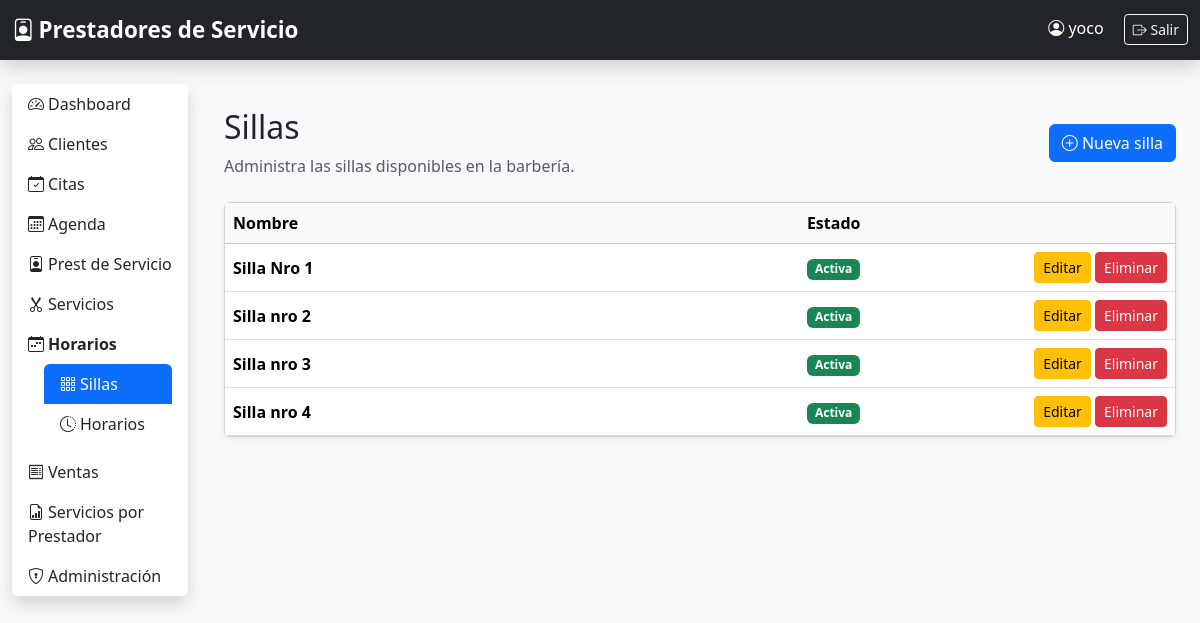
Screenshot of /horarios/sillas/ (signed in) with the database file from the repository.
### seguridad/models.py (models this page shows, shortened)
class Usuario(AbstractUser):
    telefono = models.CharField(max_length=20, blank=True)

### horarios/models.py (models this page shows, shortened)
class Silla(models.Model):
    nombre = models.CharField(
        max_length=50,
        unique=True,
        verbose_name="Nombre",
    )
    activa = models.BooleanField(
        default=True,
        verbose_name="Activa",
    )
    class Meta:
        ordering = ["nombre"]
        verbose_name = "Silla"
        verbose_name_plural = "Sillas"

### horarios/views.py (the view)
@login_required
def listar_sillas(request):
    sillas = Silla.objects.all().order_by("nombre")
    contexto = {
        "sillas": sillas,
        "titulo": "Sillas",
        "descripcion": (
            "Administra las sillas disponibles en la barbería."
        ),
    }
    return render(
        request,
        "horarios/sillas/lista.html",
        contexto,
    )

### horarios/templates/horarios/sillas/lista.html (shortened to what this page needs)
{% extends "base.html" %}
{% block content %}
<div class="container py-4">
    <div class="d-flex justify-content-between align-items-center mb-4">
        <div>
            <h2>{{ titulo }}</h2>
            <p class="text-muted mb-0">{{ descripcion }}</p>
        </div>
        <a href="{% url 'horarios:crear_silla' %}"
           class="btn btn-primary">
            <i class="bi bi-plus-circle"></i>
            Nueva silla
        </a>
    </div>
    <div class="card shadow-sm">
        <div class="table-responsive">
            <table class="table table-hover align-middle mb-0">
                <thead class="table-light">
                    <tr>
                        <th>Nombre</th>
                        <th class="text-center">Estado</th>
                        <th width="180"></th>
                    </tr>
                </thead>
                <tbody>
                {% for silla in sillas %}
                    <tr>
                        <td>
                            <strong>{{ silla.nombre }}</strong>
                        </td>
                        <td class="text-center">
                            {% if silla.activa %}
                                <span class="badge bg-success">
                                    Activa
                                </span>
                            {% else %}
                                <span class="badge bg-secondary">
                                    Inactiva
                                </span>
                            {% endif %}
                        </td>
                        <td class="text-end">
                            <a href="{% url 'horarios:editar_silla' silla.id %}"
                               class="btn btn-sm btn-warning">
                                Editar
                            </a>
                            <a href="{% url 'horarios:eliminar_silla' silla.id %}"
                               class="btn btn-sm btn-danger">
                                Eliminar
                            </a>
                        </td>
                    </tr>
                {% empty %}
                    <tr>
                        <td colspan="3" class="text-center py-5">
                            No existen sillas registradas.
                        </td>
                    </tr>
                {% endfor %}
                </tbody>
            </table>
        </div>
    </div>
</div>
{% endblock %}

### templates/base.html (shortened to what this page needs)
{% load static %}
<!DOCTYPE html>
<html lang="es">
<head>
    <link href="https://cdn.jsdelivr.net/npm/bootstrap@5.3.7/dist/css/bootstrap.min.css" rel="stylesheet">
    <link href="https://cdn.jsdelivr.net/npm/bootstrap-icons@1.13.1/font/bootstrap-icons.min.css" rel="stylesheet">
    <link rel="stylesheet" href="{% static 'css/style.css' %}">
</head>
<body class="bg-light">
<nav class="navbar navbar-expand-lg navbar-dark bg-dark shadow">
    <div class="container-fluid">
        <a class="navbar-brand fw-bold" href="{% url 'dashboard' %}">
            <i class="bi bi-person-badge me-1"></i>Prestadores de Servicio
        </a>
        <div class="ms-auto">
            {% if user.is_authenticated %}
                <span class="text-white me-3">
                    <i class="bi bi-person-circle"></i>
                    {% if user.first_name or user.last_name %}
                        {{ user.first_name }} {{ user.last_name }}
                    {% else %}
                        {{ user.username }}
                    {% endif %}
                </span>
                <a href="{% url 'cerrar_sesion' %}" class="btn btn-outline-light btn-sm">
                    <i class="bi bi-box-arrow-right"></i> Salir
                </a>
            {% endif %}
        </div>
    </div>
</nav>
<div class="container-fluid mt-4">
    <div class="row">
        {% if user.is_authenticated %}
            <div class="col-md-2 mb-4">
                <div class="list-group shadow">
                    <a href="{% url 'dashboard' %}" class="list-group-item list-group-item-action {% if request.resolver_match.url_name == 'dashboard' %}active{% endif %}">
                        <i class="bi bi-speedometer2 me-1"></i>Dashboard
                    </a>
                    <a href="{% url 'clientes:lista_clientes' %}" class="list-group-item list-group-item-action {% if request.resolver_match.namespace == 'clientes' %}active{% endif %}">
                        <i class="bi bi-people me-1"></i>Clientes
                    </a>
                    <a href="{% url 'citas:listar_citas' %}" class="list-group-item list-group-item-action {% if request.resolver_match.namespace == 'citas' and request.resolver_match.url_name == 'listar_citas' %}active{% endif %}">
                        <i class="bi bi-calendar-check me-1"></i>Citas
                    </a>
                    <a href="{% url 'citas:agenda_citas' %}" class="list-group-item list-group-item-action {% if request.resolver_match.namespace == 'citas' and request.resolver_match.url_name == 'agenda_citas' %}active{% endif %}">
                        <i class="bi bi-calendar3 me-1"></i>Agenda
                    </a>
                    <a href="{% url 'barberos:lista_barberos' %}" class="list-group-item list-group-item-action {% if request.resolver_match.namespace == 'barberos' %}active{% endif %}">
                        <i class="bi bi-person-badge me-1"></i>Prest de Servicio
                    </a>
                    <a href="{% url 'servicios:lista' %}" class="list-group-item list-group-item-action {% if request.resolver_match.namespace == 'servicios' %}active{% endif %}">
                        <i class="bi bi-scissors me-1"></i>Servicios
                    </a>
                    <div class="list-group-item">
                        <div class="fw-bold mb-2"><i class="bi bi-calendar-week me-1"></i>Horarios</div>
                        <div class="list-group ms-3">
                            <a href="{% url 'horarios:listar_sillas' %}" class="list-group-item list-group-item-action {% if request.resolver_match.url_name == 'listar_sillas' or request.resolver_match.url_name == 'crear_silla' or request.resolver_match.url_name == 'editar_silla' or request.resolver_match.url_name == 'eliminar_silla' or request.resolver_match.url_name == 'cambiar_estado_silla' %}active{% endif %}">
                                <i class="bi bi-grid-3x3-gap me-1"></i>Sillas
                            </a>
                            <a href="{% url 'horarios:listar_horarios' %}" class="list-group-item list-group-item-action ">
                                <i class="bi bi-clock-history me-1"></i>Horarios
                            </a>
                        </div>
                    </div>
                    <a href="{% url 'ventas:lista' %}" class="list-group-item list-group-item-action {% if request.resolver_match.namespace == 'ventas' and request.resolver_match.url_name != 'reporte_servicios' %}active{% endif %}">
                        <i class="bi bi-receipt me-1"></i>Ventas
                    </a>
                    <a href="{% url 'ventas:reporte_servicios' %}" class="list-group-item list-group-item-action ">
                        <i class="bi bi-file-earmark-bar-graph me-1"></i>Servicios por Prestador
                    </a>
                    <a href="{% url 'admin:index' %}" class="list-group-item list-group-item-action {% if request.resolver_match.namespace == 'admin' %}active{% endif %}">
                        <i class="bi bi-shield-lock me-1"></i>Administración
                    </a>
                </div>
            </div>
            <main class="col-md-10">
        {% else %}
            <main class="col-12">
        {% endif %}
            {% block content %}{% endblock %}
            </main>
    </div>
</div>
</body>
</html>

### templates/static/css/style.css (style rules this page uses)
body { font-family: "Segoe UI", sans-serif; }
.list-group-item { border: none; }
.list-group-item.active { background:#0d6efd; }
.navbar-brand { font-size:1.4rem; }

### rows the page displays
Usuario: username "yoco"
Silla: nombre "Silla Nro 1", activa "Activa"
Silla: nombre "Silla nro 2", activa "Activa"
Silla: nombre "Silla nro 3", activa "Activa"
Silla: nombre "Silla nro 4", activa "Activa"

### other values shown
{{ titulo }} "Sillas"
{{ descripcion }} "Administra las sillas disponibles en la barbería."
